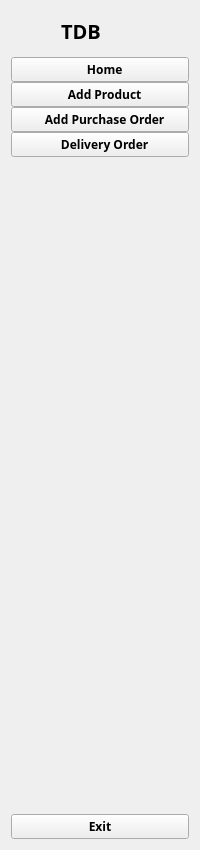
     <widget class="QWidget" name="full_sidebar" native="true">
      <layout class="QVBoxLayout" name="verticalLayout_4">
       <item>
        <layout class="QHBoxLayout" name="logo_full_2">
         <property name="spacing">
          <number>10</number>
         </property>
         <item>
          <widget class="QLabel" name="logo_full">
           <property name="enabled">
            <bool>true</bool>
           </property>
           <property name="sizePolicy">
            <sizepolicy hsizetype="Minimum" vsizetype="Minimum">
             <horstretch>0</horstretch>
             <verstretch>0</verstretch>
            </sizepolicy>
           </property>
           <property name="minimumSize">
            <size>
             <width>40</width>
             <height>40</height>
            </size>
           </property>
           <property name="maximumSize">
            <size>
             <width>40</width>
             <height>40</height>
            </size>
           </property>
           <property name="text">
            <string/>
           </property>
           <property name="pixmap">
            <pixmap resource="resources.qrc">:/White/assets/icon/white/alert-octagon.svg</pixmap>
           </property>
           <property name="scaledContents">
            <bool>true</bool>
           </property>
          </widget>
         </item>
         <item>
          <widget class="QLabel" name="logo_title">
           <property name="font">
            <font>
             <family>Montserrat</family>
             <pointsize>15</pointsize>
             <weight>75</weight>
             <bold>true</bold>
            </font>
           </property>
           <property name="text">
            <string>TDB</string>
           </property>
          </widget>
         </item>
        </layout>
       </item>
       <item>
        <layout class="QVBoxLayout" name="verticalLayout_2">
         <property name="spacing">
          <number>0</number>
         </property>
         <item>
          <widget class="QPushButton" name="home_btn_full">
           <property name="font">
            <font>
             <family>Montserrat</family>
             <weight>75</weight>
             <bold>true</bold>
            </font>
           </property>
           <property name="text">
            <string>   Home</string>
           </property>
           <property name="icon">
            <iconset resource="resources.qrc">
             <normaloff>:/White/assets/icon/white/home.svg</normaloff>
             <normalon>:/Green/assets/icon/dark_green/home.svg</normalon>:/White/assets/icon/white/home.svg</iconset>
           </property>
           <property name="iconSize">
            <size>
             <width>16</width>
             <height>16</height>
            </size>
           </property>
           <property name="checkable">
            <bool>true</bool>
           </property>
           <property name="autoExclusive">
            <bool>true</bool>
           </property>
          </widget>
         </item>
         <item>
          <widget class="QPushButton" name="add_product_btn_full">
           <property name="font">
            <font>
             <family>Montserrat</family>
             <weight>75</weight>
             <bold>true</bold>
            </font>
           </property>
           <property name="text">
            <string>   Add Product</string>
           </property>
           <property name="icon">
            <iconset resource="resources.qrc">
             <normaloff>:/White/assets/icon/white/archive.svg</normaloff>
             <normalon>:/Green/assets/icon/dark_green/archive.svg</normalon>:/White/assets/icon/white/archive.svg</iconset>
           </property>
           <property name="iconSize">
            <size>
             <width>16</width>
             <height>16</height>
            </size>
           </property>
           <property name="checkable">
            <bool>true</bool>
           </property>
           <property name="autoExclusive">
            <bool>true</bool>
           </property>
          </widget>
         </item>
         <item>
          <widget class="QPushButton" name="add_po_btn_full">
           <property name="font">
            <font>
             <family>Montserrat</family>
             <weight>75</weight>
             <bold>true</bold>
            </font>
           </property>
           <property name="text">
            <string>   Add Purchase Order</string>
           </property>
           <property name="icon">
            <iconset resource="resources.qrc">
             <normaloff>:/White/assets/icon/white/file-plus.svg</normaloff>
             <normalon>:/Green/assets/icon/dark_green/file-plus.svg</normalon>:/White/assets/icon/white/file-plus.svg</iconset>
           </property>
           <property name="iconSize">
            <size>
             <width>16</width>
             <height>16</height>
            </size>
           </property>
           <property name="checkable">
            <bool>true</bool>
           </property>
           <property name="autoExclusive">
            <bool>true</bool>
           </property>
          </widget>
         </item>
         <item>
          <widget class="QPushButton" name="make_do_btn_full">
           <property name="font">
            <font>
             <family>Montserrat</family>
             <weight>75</weight>
             <bold>true</bold>
            </font>
           </property>
           <property name="text">
            <string>   Delivery Order</string>
           </property>
           <property name="icon">
            <iconset resource="resources.qrc">
             <normaloff>:/White/assets/icon/white/file-text.svg</normaloff>
             <normalon>:/Green/assets/icon/dark_green/file-text.svg</normalon>:/White/assets/icon/white/file-text.svg</iconset>
           </property>
           <property name="iconSize">
            <size>
             <width>16</width>
             <height>16</height>
            </size>
           </property>
           <property name="checkable">
            <bool>true</bool>
           </property>
           <property name="autoExclusive">
            <bool>true</bool>
           </property>
          </widget>
         </item>
        </layout>
       </item>
       <item>
        <spacer name="verticalSpacer_2">
         <property name="orientation">
          <enum>Qt::Vertical</enum>
         </property>
         <property name="sizeHint" stdset="0">
          <size>
           <width>20</width>
           <height>651</height>
          </size>
         </property>
        </spacer>
       </item>
       <item>
        <widget class="QPushButton" name="exit_btn_full">
         <property name="font">
          <font>
           <family>Montserrat</family>
           <weight>75</weight>
           <bold>true</bold>
          </font>
         </property>
         <property name="text">
          <string>Exit</string>
         </property>
         <property name="icon">
          <iconset resource="resources.qrc">
           <normaloff>:/White/assets/icon/white/x-square.svg</normaloff>:/White/assets/icon/white/x-square.svg</iconset>
         </property>
         <property name="iconSize">
          <size>
           <width>16</width>
           <height>16</height>
          </size>
         </property>
        </widget>
       </item>
      </layout>
     </widget>
